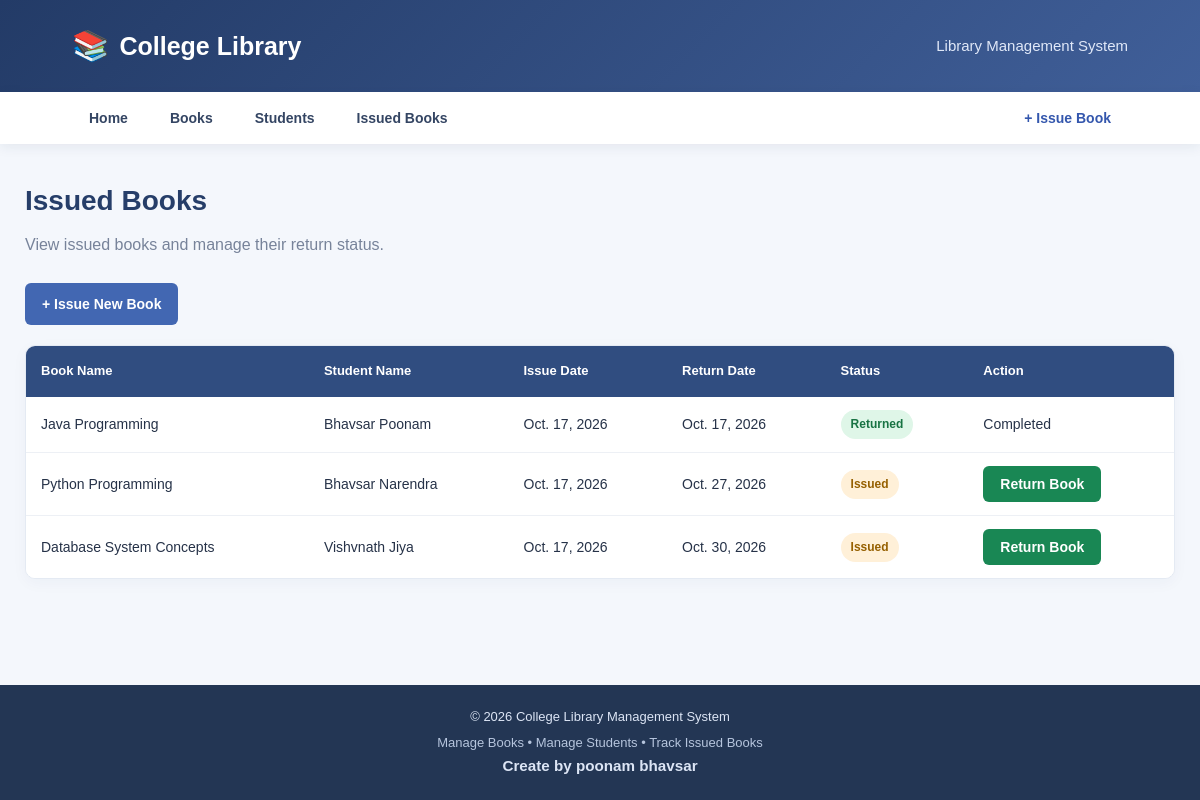
The app's page /issues/ with its own data.
### library/models.py (models this page shows, shortened)
class IssueBook(models.Model):
    student = models.ForeignKey(Student, on_delete=models.CASCADE)
    book = models.ForeignKey(Book, on_delete=models.CASCADE)
    issue_date = models.DateField()
    return_date = models.DateField(null=True, blank=True)
    status = models.CharField(max_length=20, default='Issued')

class Book(models.Model):
    book_name = models.CharField(max_length=100)
    author = models.CharField(max_length=100)
    category = models.CharField(max_length=50)
    isbn = models.CharField(max_length=20)
    quantity = models.IntegerField()

class Student(models.Model):
    name = models.CharField(max_length=100)
    enrollment_no = models.CharField(max_length=20)
    course = models.CharField(max_length=50)

### library/views.py (the view)
# urls.py: path('issues/', views.issue_list, name='issue_list'),
def issue_list(request):
    issues = IssueBook.objects.select_related(
        'book', 'student'
    ).all()
    return render(
        request,
        'library/issue_list.html',
        {'issues': issues}
    )

### templates/library/issue_list.html (shortened to what this page needs)
{% extends 'library/base.html' %}
{% block content %}
<h1 class="page-heading">Issued Books</h1>
<p class="page-description">
    View issued books and manage their return status.
</p>
<div style="margin-bottom: 20px;">
    <a href="{% url 'issue_book' %}" class="btn btn-primary">
        + Issue New Book
    </a>
</div>
<div class="table-container">
    <table>
        <thead>
            <tr>
                <th>Book Name</th>
                <th>Student Name</th>
                <th>Issue Date</th>
                <th>Return Date</th>
                <th>Status</th>
                <th>Action</th>
            </tr>
        </thead>
        <tbody>
            {% for issue in issues %}
            <tr>
                <td>{{ issue.book.book_name }}</td>
                <td>{{ issue.student.name }}</td>
                <td>{{ issue.issue_date }}</td>
                <td>
                    {{ issue.return_date|default:"Not Returned" }}
                </td>
                <td>
                    {% if issue.status == 'Issued' %}
                        <span class="status status-issued">
                            Issued
                        </span>
                    {% else %}
                        <span class="status status-returned">
                            Returned
                        </span>
                    {% endif %}
                </td>
                <td>
                    {% if issue.status == 'Issued' %}
                    <form method="POST"
                          action="{% url 'return_book' issue.id %}"
                          style="margin: 0; padding: 0; box-shadow: none; border: none; width: auto;">
                        <button type="submit" class="btn btn-success">
                            Return Book
                        </button>
                    </form>
                    {% else %}
                        <span>Completed</span>
                    {% endif %}
                </td>
            </tr>
            {% empty %}
            <tr>
                <td colspan="6" class="empty-message">
                    No books have been issued yet.
                </td>
            </tr>
            {% endfor %}
        </tbody>
    </table>
</div>
{% endblock %}

### templates/library/base.html (shortened to what this page needs)
{% load static %}
<!DOCTYPE html>
<html lang="en">
<head>
    <link rel="stylesheet" href="{% static 'css/style.css' %}">
</head>
<body>
    <header class="header">
        <div class="header-container">
            <a href="{% url 'home' %}" class="logo">
                <span class="logo-icon">📚</span>
                <span>College Library</span>
            </a>
            <p class="header-text">Library Management System</p>
        </div>
    </header>
    <nav class="navbar">
        <div class="nav-container">
            <a href="{% url 'home' %}" class="nav-link">Home</a>
            <a href="{% url 'book_list' %}" class="nav-link">Books</a>
            <a href="{% url 'student_list' %}" class="nav-link">Students</a>
            <a href="{% url 'issue_list' %}" class="nav-link">Issued Books</a>
            <a href="{% url 'issue_book' %}" class="nav-link issue-link">+ Issue Book</a>
        </div>
    </nav>
    <main class="main-content">
        {% block content %}
        {% endblock %}
    </main>
    <footer class="footer">
        <p>© 2026 College Library Management System</p>
        <p>Manage Books • Manage Students • Track Issued Books</p>
        <h3>Create by poonam bhavsar</h3>
    </footer>
</body>
</html>

### Qus3_Library_Management_System/static/css/style.css (style rules this page uses)
* { margin: 0; padding: 0; box-sizing: border-box; }
body { font-family: Arial, Helvetica, sans-serif; background-color: #f4f7fc; color: #263248; line-height: 1.6; min-height: 100vh; display: flex; flex-direction: column; }
a { text-decoration: none; }
.header { background: linear-gradient(135deg, #233b67, #405f99); color: white; padding: 22px 6%; }
.header-container { max-width: 1200px; margin: auto; display: flex; justify-content: space-between; align-items: center; gap: 15px; }
.logo { color: white; font-size: 25px; font-weight: bold; display: flex; align-items: center; gap: 10px; }
.logo-icon { font-size: 30px; }
.header-text { font-size: 15px; color: #e0e8f8; }
.navbar { background-color: white; box-shadow: 0 3px 12px rgba(25, 45, 80, 0.08); }
.nav-container { max-width: 1200px; margin: auto; padding: 0 6%; display: flex; align-items: center; flex-wrap: wrap; gap: 8px; }
.nav-link { display: inline-block; padding: 15px 17px; color: #344563; font-size: 14px; font-weight: bold; transition: 0.2s; }
.issue-link { color: #3457ad; margin-left: auto; }
.main-content { width: 100%; max-width: 1200px; margin: 35px auto; padding: 0 25px; flex: 1; }
.page-heading { font-size: 28px; color: #263e69; margin-bottom: 8px; }
.page-description { color: #77839a; margin-bottom: 25px; }
.btn { display: inline-block; border: none; border-radius: 6px; padding: 10px 17px; font-size: 14px; font-weight: bold; cursor: pointer; transition: 0.2s; }
.btn-primary { background-color: #4267b2; color: white; }
.btn-success { background-color: #198754; color: white; }
.table-container { width: 100%; overflow-x: auto; background-color: white; border: 1px solid #e4eaf3; border-radius: 10px; box-shadow: 0 4px 15px rgba(30, 55, 90, 0.04); }
table { width: 100%; border-collapse: collapse; background-color: white; }
thead { background-color: #304d80; color: white; }
th { padding: 15px; text-align: left; font-size: 13px; white-space: nowrap; }
td { padding: 13px 15px; border-bottom: 1px solid #edf0f5; font-size: 14px; }
tbody tr:last-child td { border-bottom: none; }
.status { display: inline-block; padding: 5px 10px; border-radius: 20px; font-size: 12px; font-weight: bold; }
.status-issued { background-color: #fff0d8; color: #966000; }
.status-returned { background-color: #dff6e8; color: #187343; }
.footer { background-color: #233654; color: #dce5f5; text-align: center; padding: 22px 15px; margin-top: auto; font-size: 13px; }
.footer p + p { margin-top: 5px; color: #b6c5dd; }

### records on screen
IssueBook: book.book_name "Java Programming", student.name "Bhavsar Poonam", issue_date "Oct. 17, 2026", return_date "Oct. 17, 2026", status "Returned"
IssueBook: book.book_name "Python Programming", student.name "Bhavsar Narendra", issue_date "Oct. 17, 2026", return_date "Oct. 27, 2026", status "Issued"
IssueBook: book.book_name "Database System Concepts", student.name "Vishvnath Jiya", issue_date "Oct. 17, 2026", return_date "Oct. 30, 2026", status "Issued"
